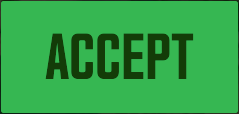
//> input picture x64/Release/cs2_accept.png, 239 x 114 px
$ ./main   (built with g++ and OpenCV 4)
//> lines starting //> are read from the running program, lines starting //| are printed output that depends on the picture
#include <Windows.h>
#include <opencv2/opencv.hpp>

bool TemplateMatch(cv::Mat Frame, cv::Mat ElementToFind, double Threshold, cv::Point& Detectedlocation)
{
    auto Result = cv::Mat(Frame.rows - ElementToFind.rows + 1, Frame.cols - ElementToFind.cols + 1, CV_32FC1);

    cv::matchTemplate(Frame, ElementToFind, Result, cv::TM_CCOEFF_NORMED);
    cv::threshold(Result, Result, Threshold, 1.0, cv::THRESH_TOZERO);
    double AccuracyValue;
    cv::minMaxLoc(Result, NULL, &AccuracyValue, NULL, &Detectedlocation);
    return AccuracyValue >= Threshold;
}

cv::Mat GetScreenshot(const cv::Rect& region, bool grayscale)
{
    // Get the width and height of the region
    int regionWidth = region.width;
    int regionHeight = region.height;

    // Get the device context for the desktop window
    auto hdc = GetDC(HWND_DESKTOP);

    // Create a bitmap compatible with the device context
    auto hbitmap = CreateCompatibleBitmap(hdc, regionWidth, regionHeight);

    // Create a memory device context compatible with the device context
    auto memdc = CreateCompatibleDC(hdc);

    // Select the bitmap into the memory device context
    auto oldbmp = SelectObject(memdc, hbitmap);

    // Copy the region of the screen specified by the cv::Rect object to the memory device context
    BitBlt(memdc, 0, 0, regionWidth, regionHeight, hdc, region.x, region.y, SRCCOPY);

    // Create a cv::Mat object to store the screenshot
    cv::Mat screenshot(regionHeight, regionWidth, CV_8UC4);

    // Get the bitmap data from the memory device context
    BITMAPINFOHEADER bi = {sizeof(bi), regionWidth, -regionHeight, 1, 32, BI_RGB};
    GetDIBits(hdc, hbitmap, 0, regionHeight, screenshot.data, (BITMAPINFO*)&bi, DIB_RGB_COLORS);

    // Clean up resources
    SelectObject(memdc, oldbmp);
    DeleteDC(memdc);
    DeleteObject(hbitmap);
    ReleaseDC(HWND_DESKTOP, hdc);

    // If grayscale is set to true, convert the screenshot to grayscale
    if (grayscale)
    {
        cv::Mat grayScreenshot;
        cv::cvtColor(screenshot, grayScreenshot, cv::COLOR_BGR2GRAY);
        return grayScreenshot;
    }

    return screenshot;
}

void ConvertTo1080p(cv::Mat& src) {
    cv::resize(src, src, cv::Size(), 1.0 / 1.3, 1.0 / 1.3, cv::INTER_AREA);
}

int main()
{
    int ScreenWidth = GetSystemMetrics(SM_CXSCREEN);
    int ScreenHeight = GetSystemMetrics(SM_CYSCREEN);
    cv::Rect ScreenSize(0, 0, ScreenWidth, ScreenHeight);

    cv::Mat AcceptResource = cv::imread("cs2_accept.png", cv::IMREAD_GRAYSCALE);
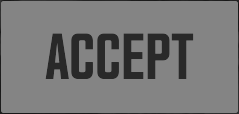
//> AcceptResource: 114 rows x 239 cols, CV_8UC1; min 21, max 132, mean 117.7
    if (ScreenHeight == 1080)
        ConvertTo1080p(AcceptResource);
//> in ConvertTo1080p, `cv::resize(src, src, cv::Size(), 1.0 / 1.3, 1.0 / 1.3, cv::INTER_AREA);`:
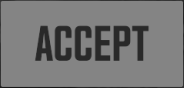
//> src: 88 rows x 184 cols, CV_8UC1; min 21, max 132, mean 117.3

    cv::Point DetectedLocation;

    std::cout << "CS2 Match Auto Accept By Ski" << std::endl;
    std::cout << "No, You Won't Get Banned." << std::endl;
    std::cout << "For More Info: https://discord.gg/vKjjS8yazu\n" << std::endl;
    std::cout << "Waiting For Match";
    std::cout.flush();

    // scan for accept button
    while (true)
    {
//> (the run ends here: the program needs code that is not available in this run, at `auto hdc = GetDC(HWND_DESKTOP);`)
